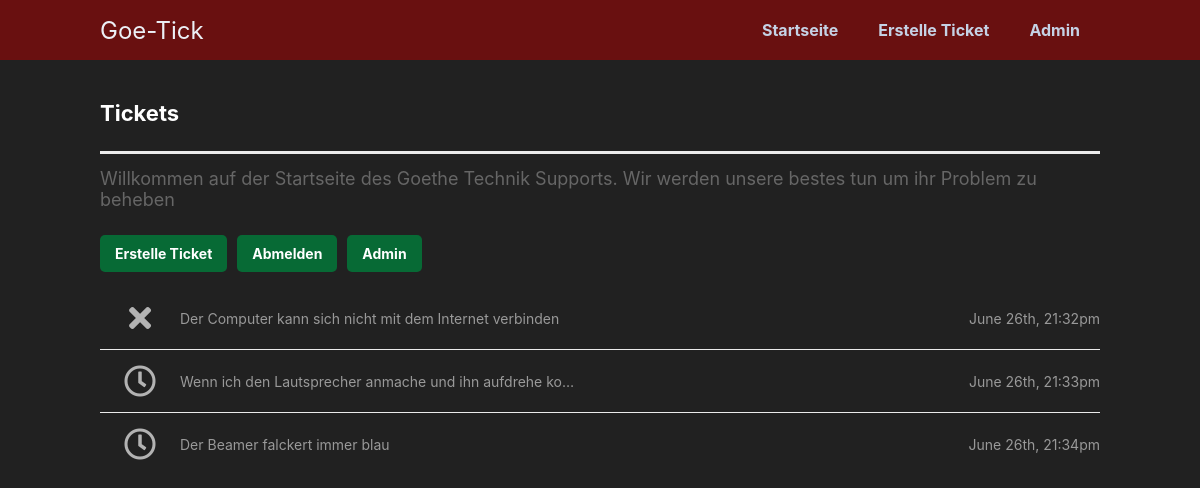
Page /index.php (signed in) on the committed database.
### tables this page shows
CREATE TABLE `tickets` (
  `ticket_ID` int(11) NOT NULL,
  `fehler_ID` int(11) NOT NULL,
  `nutzer_ID` int(11) NOT NULL,
  `title` varchar(255) NOT NULL,
  `created` datetime NOT NULL DEFAULT current_timestamp(),
  `StatusTicket` enum('open','closed','resolved') NOT NULL DEFAULT 'open'
);

CREATE TABLE `issue` (
  `Fehler_ID` int(11) NOT NULL,
  `ticket_ID` int(11) NOT NULL,
  `user_ID` int(11) NOT NULL,
  `Raum` varchar(255) NOT NULL,
  `Gerät` text NOT NULL,
  `Beschreibung` text NOT NULL
);

### index.php (the view, shortened to what this page needs)
<?php
include 'functions.php';
$pdo = pdo_connect_mysql();
$stmt_ticket= $pdo->prepare('SELECT * From tickets INNER JOIN issue on tickets.ticket_ID = issue.ticket_ID WHERE nutzer_ID = :nutzer_ID');
$stmt_ticket->execute(array(
    ':nutzer_ID' => $_SESSION['user_ID']
));
$stmt_ticket = $stmt_ticket->fetchall(PDO::FETCH_ASSOC);
?>
<?=template_header('Tickets')?>
<div class="content home">
    <h1>Tickets</h1>
    <?php
if(!isset($_GET['id'])):?>
    <p class="paragraph">Willkommen auf der Startseite des Goethe Technik Supports. Wir werden unsere bestes tun um ihr Problem zu beheben
    </p>
    <div class="btns">
        <a href="create.php" class="btn">Erstelle Ticket</a>
        <a href="userLogin.php" class="btn">Abmelden</a>
        <a href="adminLogin.php" class="btn">Admin</a>
    </div>
    <div class="tickets-list">
        <?php foreach($stmt_ticket as $ticket):?>
        <a href="index.php?id=<?=$ticket['ticket_ID']?>" class="ticket">
            <span class="con">
                <?php if ($ticket['StatusTicket'] == 'open'): ?>
                <i class="far fa-clock fa-2x"></i>
                <?php elseif ($ticket['StatusTicket'] == 'resolved'): ?>
                <i class="fas fa-check fa-2x"></i>
                <?php elseif ($ticket['StatusTicket'] == 'closed'): ?>
                <i class="fas fa-times fa-2x"></i>
                <?php endif; ?>
            </span>
            <span class="con">
                <span class="msg"><?=$ticket['Beschreibung']?></span>
            </span>
            <span class="con created"><?=date('F dS, G:ia', strtotime($ticket['created']))?></span>
        </a>
        <?php endforeach; ?>
    </div>
</div>
    <?php endif; ?>
<?=template_footer()?>

### stylesheet.css (style rules this page uses)
* { box-sizing: border-box; font-family: -apple-system, BlinkMacSystemFont, "segoe ui", roboto, oxygen, ubuntu, cantarell, "fira sans", "droid sans", "helvetica neue", Arial, sans-serif; font-size: 16px; -webkit-font-smoothing: antialiased; -moz-osx-font-smoothing: grayscale; }
body { background-color: #212121; margin: 0; }
.content { width: 1000px; margin: 0 auto; }
.content h1 { margin: 2; padding: 25px 0; font-size: 22px; border-bottom: 3px solid #ebebeb; color: #ffffff; }
.btns { display: flex; }
.btns .btn { display: inline-block; text-decoration: none; background-color: #076a35; font-weight: bold; font-size: 14px; border-radius: 5px; color: #FFFFFF; padding: 10px 15px; margin: 15px 10px 15px 0; }
.home .tickets-list { display: flex; flex-flow: column; }
.home .tickets-list .ticket { padding: 15px 0; width: 100%; border-bottom: 1px solid #ebebeb; display: flex; text-decoration: none; }
.home .tickets-list .ticket .con { display: flex; justify-content: center; flex-flow: column; }
.home .tickets-list .ticket i { text-align: center; width: 80px; color: #b3b3b3; }
.home .tickets-list .ticket .msg { overflow: hidden; white-space: nowrap; text-overflow: ellipsis; max-width: 400px; color: #999999; font-size: 14px; }
.home .tickets-list .ticket .created { flex-grow: 1; align-items: flex-end; color: #999999; font-size: 14px; }
.home .tickets-list .ticket:last-child { border-bottom: 0; }
.paragraph { font-size: 18px; color: #666666; margin: 10px 0; padding: 0; }

### rows in the picture
tickets: StatusTicket "closed" (drawn), fehler_ID.Beschreibung "Der Computer kann sich nicht mit dem Internet verbinden", created "June 26th, 21:32pm"
tickets: StatusTicket "open" (drawn), fehler_ID.Beschreibung "Wenn ich den Lautsprecher anmache und ihn aufdrehe ko…", created "June 26th, 21:33pm"
tickets: StatusTicket "open" (drawn), fehler_ID.Beschreibung "Der Beamer falckert immer blau", created "June 26th, 21:34pm"
